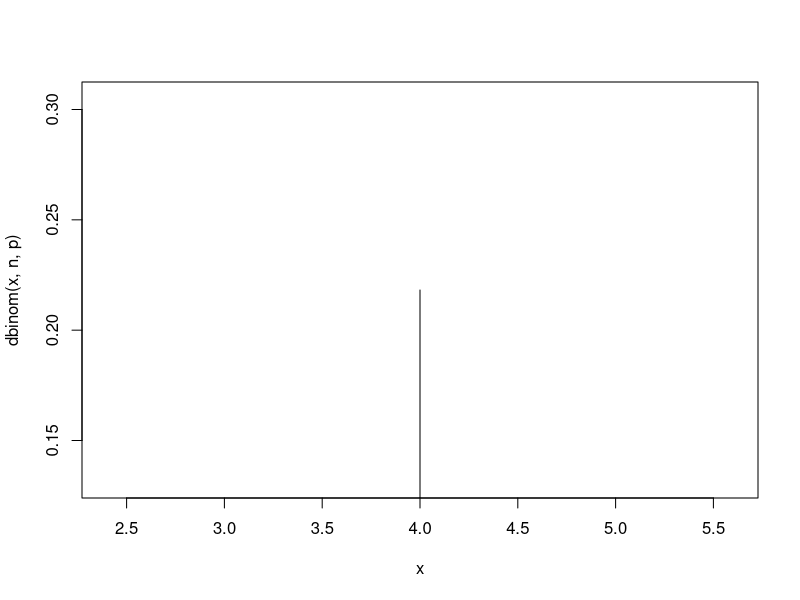

Reproduce this figure in R.
#Soal2
#Terdapat 20 pasien menderita Covid19 dengan peluang sembuh sebesar 0.2.
#Tentukan :

n <- 20
p <- 0.2
q <- 0.8

#2a
#Peluang terdapat 4 pasien yang sembuh.
x <- 4

pasien_sembuh <- ( factorial(n)/(factorial(x)*factorial(n-x)) ) * p^x * q^(n-x)
print(pasien_sembuh)


#2b
#Gambarkan grafik histogram berdasarkan kasus tersebut.

plot(x, dbinom(x, n, p),type='h')

#2c
#Nilai Rataan dan Varian dari Distribusi Binomial

#rumus rataan distribusi binomial
rataan <- n * p

#rumus varian distribusi geometrik
varian <- n * p * (1-p)

print(rataan)
print(varian)




